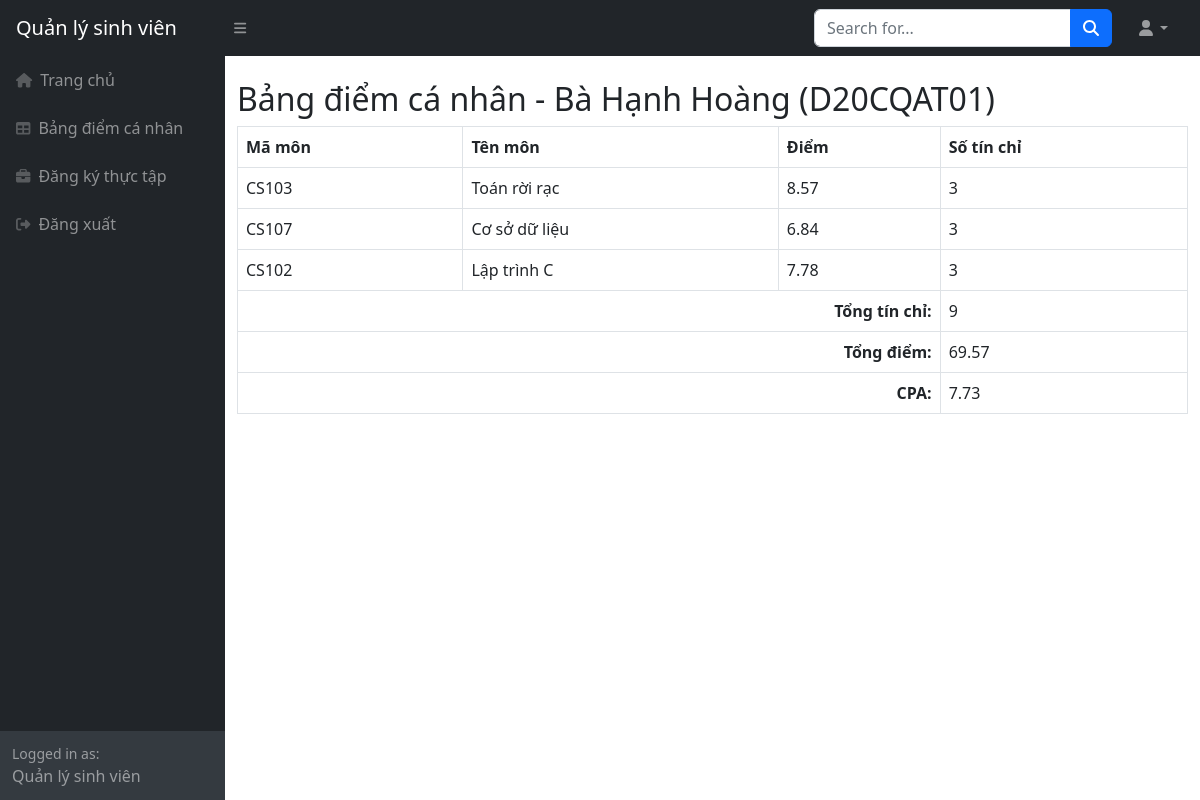
The page /startbootstrap-sb-admin-gh-pages/personal-grades.php (signed in) on the database its author committed.
### tables this page shows
CREATE TABLE `users` (
  `user_id` varchar(10) NOT NULL,
  `full_name` varchar(100) DEFAULT NULL,
  `dob` date DEFAULT NULL,
  `gender` enum('Nam','Nữ') DEFAULT NULL,
  `class` varchar(50) DEFAULT NULL,
  `email` varchar(100) DEFAULT NULL,
  `phone` varchar(15) DEFAULT NULL,
  `role_in_class` varchar(15) DEFAULT NULL,
  `password_hash` varchar(255) DEFAULT NULL
);

CREATE TABLE `grades` (
  `id` int(11) NOT NULL,
  `user_id` varchar(10) DEFAULT NULL,
  `subject_id` varchar(10) DEFAULT NULL,
  `semester_id` int(11) DEFAULT NULL,
  `score` float DEFAULT NULL CHECK (`score` >= 0 and `score` <= 10)
);

CREATE TABLE `subjects` (
  `subject_id` varchar(10) NOT NULL,
  `subject_name` varchar(100) DEFAULT NULL,
  `credit` int(11) DEFAULT NULL
);

### startbootstrap-sb-admin-gh-pages/personal-grades.php (the view, shortened to what this page needs)
<?php
require 'db.php';
$user_id = $_SESSION['user_id'];
$stmt = $conn->prepare("SELECT full_name, class FROM users WHERE user_id = ?");
$stmt->bind_param("s", $user_id);
$stmt->execute();
$stmt->bind_result($full_name, $class);
$stmt = $conn->prepare("
    SELECT g.subject_id, s.subject_name, g.score, s.credit
    FROM grades g
    JOIN subjects s ON g.subject_id = s.subject_id
    WHERE g.user_id = ?
");
$stmt->bind_param("s", $user_id);
$stmt->execute();
$result = $stmt->get_result();
$grades = [];
$total_score = 0;
$total_credit = 0;
while ($row = $result->fetch_assoc()) {
    $grades[] = $row;
    $total_score += $row['score'] * $row['credit'];
    $total_credit += $row['credit'];
}
$cpa = $total_credit > 0 ? round($total_score / $total_credit, 2) : 0;
?>
<!DOCTYPE html>
<html lang="vi">
<head>
        <link href="https://cdn.jsdelivr.net/npm/simple-datatables@7.1.2/dist/style.min.css" rel="stylesheet" />
        <link href="css/styles.css" rel="stylesheet" />
</head>
<body class="sb-nav-fixed">
<?php include 'navigation.php'; ?>
<div id="layoutSidenav">
    <div id="layoutSidenav_nav">
        <?php include 'layout-sidenav.php'; ?>
    </div>
    <div id="layoutSidenav_content">
        <main>
            <div class="container mt-4">
                <h2>Bảng điểm cá nhân - <?= htmlspecialchars($full_name) ?> (<?= htmlspecialchars($class) ?>)</h2>
                <table class="table table-bordered">
                    <thead>
                        <tr>
                            <th>Mã môn</th>
                            <th>Tên môn</th>
                            <th>Điểm</th>
                            <th>Số tín chỉ</th>
                        </tr>
                    </thead>
                    <tbody>
                        <?php if (!empty($grades)): ?>
                            <?php foreach ($grades as $grade): ?>
                                <tr>
                                    <td><?= htmlspecialchars($grade['subject_id']) ?></td>
                                    <td><?= htmlspecialchars($grade['subject_name']) ?></td>
                                    <td><?= htmlspecialchars($grade['score']) ?></td>
                                    <td><?= htmlspecialchars($grade['credit']) ?></td>
                                </tr>
                            <?php endforeach; ?>
                            <tr>
                                <td colspan="3" class="text-end"><strong>Tổng tín chỉ:</strong></td>
                                <td><?= htmlspecialchars($total_credit) ?></td>
                            </tr>
                            <tr>
                                <td colspan="3" class="text-end"><strong>Tổng điểm:</strong></td>
                                <td><?= htmlspecialchars($total_score) ?></td>
                            </tr>
                            <tr>
                                <td colspan="3" class="text-end"><strong>CPA:</strong></td>
                                <td><?= htmlspecialchars($cpa) ?></td>
                            </tr>
                        <?php else: ?>
                            <tr>
                                <td colspan="4" class="text-center">Chưa có dữ liệu điểm.</td>
                            </tr>
                        <?php endif; ?>
                    </tbody>
                </table>
            </div>
        </main>
    </div>
</div>
</body>
</html>

### rows shown on the page
users: full_name "Bà Hạnh Hoàng", class "D20CQAT01"
grades: subject "CS103", subject.subject_name "Toán rời rạc", score "8.57", subject.credit "3"
grades: subject "CS107", subject.subject_name "Cơ sở dữ liệu", score "6.84", subject.credit "3"
grades: subject "CS102", subject.subject_name "Lập trình C", score "7.78", subject.credit "3"

### other values the page prints
$total_credit "9"
$total_score "69.57"
$cpa "7.73"
